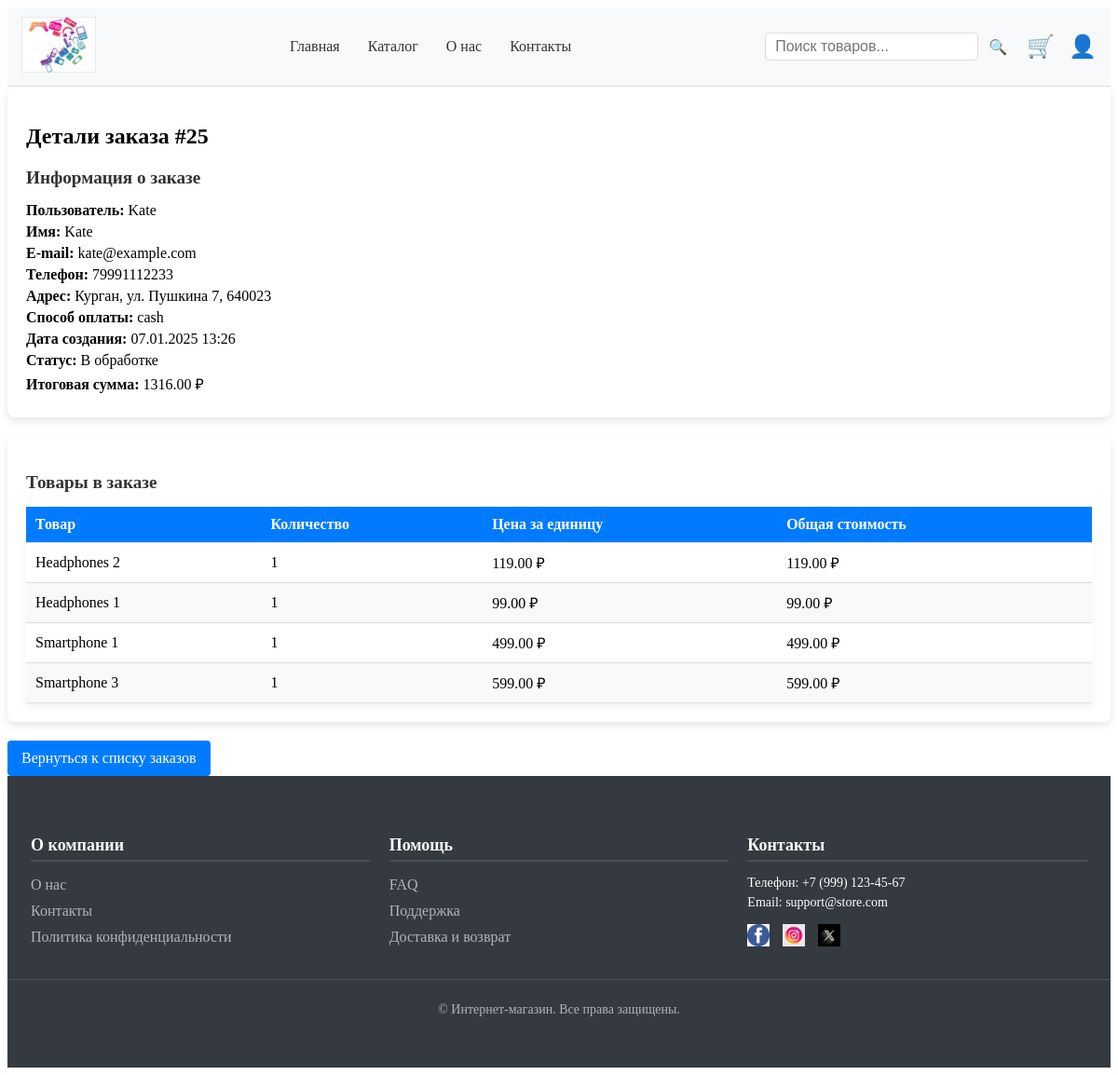
Screenshot of /orders/25/ with the database file from the repository.
### shopapp/models.py (models this page shows, shortened)
class Order(models.Model):
    class Meta:
        ordering = ["-created_at", "updated_at"]
        verbose_name_plural = 'orders'
    user = models.ForeignKey(User, on_delete=models.CASCADE, related_name='orders')
    total_price = models.DecimalField(max_digits=10, decimal_places=2, default=0)
    name = models.CharField(max_length=100, null=True)
    email = models.EmailField(null=True)
    phone = models.BigIntegerField(null=True)
    status = models.CharField(max_length=20,
                              choices=[
                                  ('pending', 'Ожидается'),
                                  ('processing', 'В обработке'),
                                  ('completed', 'Завершен'),
                                  ('canceled', 'Отменен'),
                              ],
                              default='pending')
    delivery_address = models.TextField(null=True, blank=True)
    payment_method = models.CharField(max_length=100, null=True)
    created_at = models.DateTimeField(auto_now_add=True)
    updated_at = models.DateTimeField(auto_now=True)

class OrderItem(models.Model):
    order = models.ForeignKey(Order, on_delete=models.CASCADE, related_name="order_items")
    product = models.ForeignKey(Product, on_delete=models.CASCADE)
    quantity = models.PositiveIntegerField(default=1)
    def total_price(self):
        return self.product.price * self.quantity

class Product(models.Model):
    class Meta:
        ordering = ["name", "price"]
        verbose_name_plural = 'products'
    name = models.CharField(max_length=255)
    description = models.TextField()
    price = models.DecimalField(max_digits=10, decimal_places=2)
    stock = models.PositiveIntegerField(default=0)
    image = models.ImageField(upload_to='products/', null=True, blank=True)
    category = models.ForeignKey(Category, on_delete=models.CASCADE, related_name='products')
    created_at = models.DateTimeField(auto_now_add=True)
    updated_at = models.DateTimeField(auto_now=True)

### shopapp/views.py (the view)
# urls.py: path('orders/<int:order_id>/', order_detail, name='order_detail'),
def order_detail(request, order_id):
    order = get_object_or_404(Order, id=order_id)
    return render(request, 'shopapp/order_detail.html', {'order': order})

### shopapp/templates/shopapp/order_detail.html (shortened to what this page needs)
{% extends 'shopapp/base.html' %}
{% load static %}
{% block head %}
<link rel="stylesheet" type="text/css" href="{% static 'css/order_detail.css' %}">
{% endblock %}
{% block content %}
<div class="order-details">
<h2>Детали заказа #{{ order.id }}</h2>
    <h3>Информация о заказе</h3>
    <p><strong>Пользователь:</strong> {{ order.user.username }}</p>
    <p><strong>Имя:</strong> {{ order.name }}</p>
    <p><strong>E-mail:</strong> {{ order.email }}</p>
    <p><strong>Телефон:</strong> {{ order.phone }}</p>
    <p><strong>Адрес:</strong> {{ order.delivery_address }}</p>
    <p><strong>Способ оплаты:</strong> {{ order.payment_method }}</p>
    <p><strong>Дата создания:</strong> {{ order.created_at|date:"d.m.Y H:i" }}</p>
    <p><strong>Статус:</strong> <span class="status {{ order.status|lower }}">{{ order.get_status_display }}</span></p>
    <p><strong>Итоговая сумма:</strong> {{ order.total_price }} ₽</p>
</div>
<div class="order-items">
    <h3>Товары в заказе</h3>
    <table class="order-items-table">
        <thead>
        <tr>
            <th>Товар</th>
            <th>Количество</th>
            <th>Цена за единицу</th>
            <th>Общая стоимость</th>
        </tr>
        </thead>
        <tbody>
        {% for item in order.order_items.all %}
        <tr>
            <td>{{ item.product.name }}</td>
            <td>{{ item.quantity }}</td>
            <td>{{ item.product.price }} ₽</td>
            <td>{{ item.total_price }} ₽</td>
        </tr>
        {% endfor %}
        </tbody>
    </table>
</div>
<a class="btn btn-back" href="{% url 'shopapp:orders_list' %}">Вернуться к списку заказов</a>
{% endblock %}

### static/css/order_detail.css (style rules this page uses)
.order-details, .order-items { background-color: #fff; padding: 20px; margin-bottom: 20px; border-radius: 8px; box-shadow: 0 4px 8px rgba(0, 0, 0, 0.1); }
.order-details h3, .order-items h3 { margin-bottom: 15px; color: #333; font-size: 1.2em; }
.order-details p { margin: 5px 0; font-size: 1em; }
.order-items-table { width: 100%; border-collapse: collapse; margin-top: 10px; box-shadow: 0 4px 8px rgba(0, 0, 0, 0.05); }
.order-items-table th, .order-items-table td { text-align: left; padding: 10px; border-bottom: 1px solid #ddd; }
.order-items-table th { background-color: #007bff; color: white; }
.order-items-table tr:nth-child(even) { background-color: #f9f9f9; }
.btn-back { display: inline-block; padding: 10px 15px; color: #fff; background-color: #007bff; text-decoration: none; border-radius: 4px; transition: background-color 0.3s; }

### rows the page displays
Order: id "25", user.username "Kate", name "Kate", email "kate@example.com", phone "79991112233", delivery_address "Курган, ул. Пушкина 7, 640023", payment_method "cash", created_at "07.01.2025 13:26", status "В обработке", total_price "1316.00"
OrderItem: product.name "Headphones 2", quantity "1", product.price "119.00", total_price "119.00"
OrderItem: product.name "Headphones 1", quantity "1", product.price "99.00", total_price "99.00"
OrderItem: product.name "Smartphone 1", quantity "1", product.price "499.00", total_price "499.00"
OrderItem: product.name "Smartphone 3", quantity "1", product.price "599.00", total_price "599.00"
